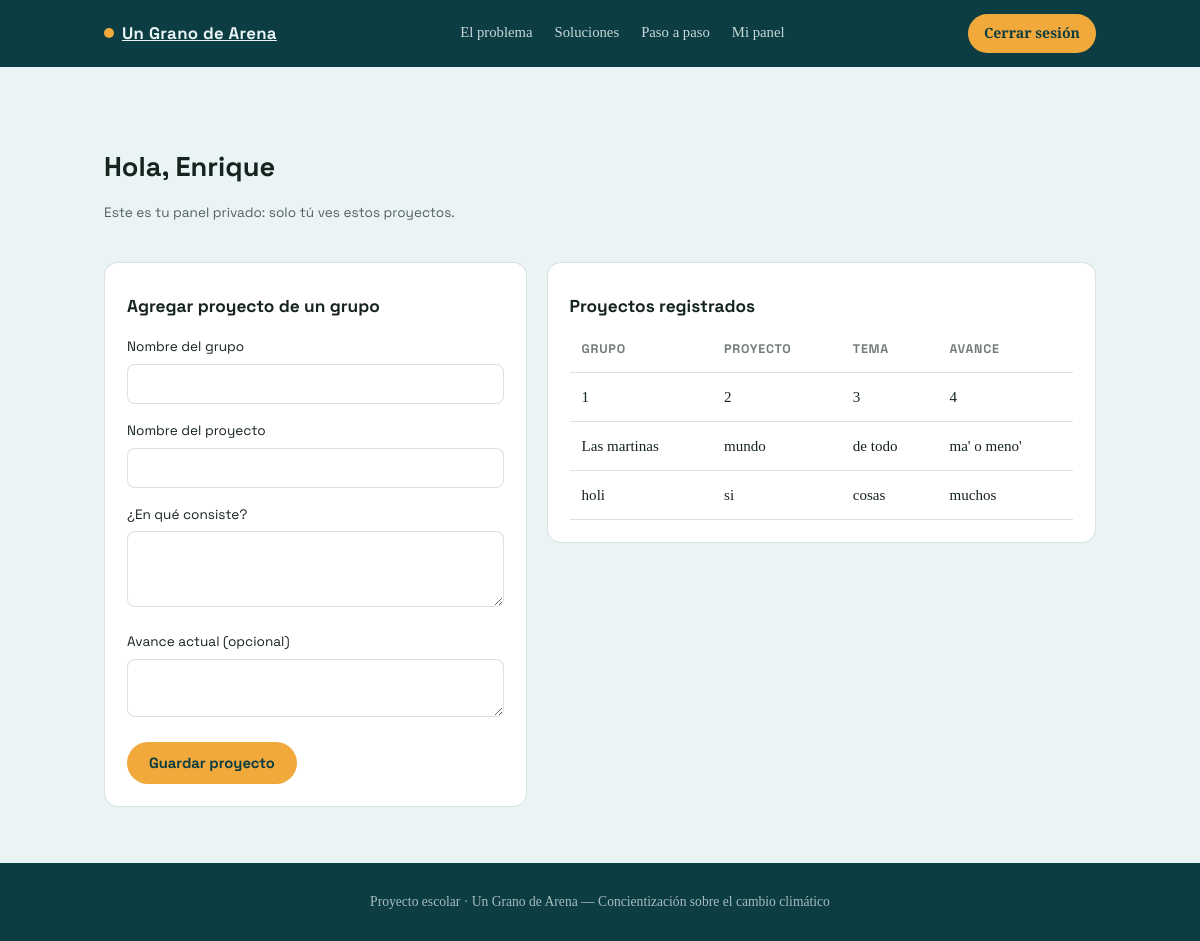
Page /panel (signed in) on the committed database.
### tables this page shows
CREATE TABLE proyectos (
            id INTEGER PRIMARY KEY AUTOINCREMENT,
            usuario_id INTEGER NOT NULL,
            grupo TEXT NOT NULL,
            titulo TEXT NOT NULL,
            tema TEXT NOT NULL,
            avance TEXT,
            FOREIGN KEY (usuario_id) REFERENCES usuarios (id)
        );

### cambio-climatico-web/main.py (the view)
@app.route("/panel")
@login_requerido
def panel():
    db = get_db()
    proyectos = db.execute(
        "SELECT * FROM proyectos WHERE usuario_id = ? ORDER BY id DESC",
        (session["usuario_id"],),
    ).fetchall()
    return render_template("panel.html", proyectos=proyectos)

### cambio-climatico-web/main.py (called while the page is built)
def get_db():
    if "db" not in g:  # "g" guarda datos solo durante la petición actual
        g.db = sqlite3.connect(DATABASE)
        g.db.row_factory = sqlite3.Row  # permite acceder a los datos como p["columna"]
    return g.db

def login_requerido(vista):
    @wraps(vista)
    def envoltura(*args, **kwargs):
        if "usuario_id" not in session:
            flash("Primero debes iniciar sesión.")
            return redirect(url_for("login"))
        return vista(*args, **kwargs)
    return envoltura

### cambio-climatico-web/templates/panel.html (shortened to what this page needs)
{% extends "base.html" %}
{% block contenido %}
<section>
  <div class="contenedor">
    <div class="panel-header">
      <div>
        <h2 class="titulo-seccion" style="margin-bottom:0;">Hola, {{ session.get('usuario_nombre') }}</h2>
        <p style="font-family: var(--sans); font-size:0.85rem; opacity:0.7;">Este es tu panel privado: solo tú ves estos proyectos.</p>
      </div>
    </div>
    <div class="rejilla" style="grid-template-columns: 1fr 1.3fr; align-items:start;">
      <div class="tarjeta">
        <h3>Agregar proyecto de un grupo</h3>
        <form class="campo-form" method="POST" action="{{ url_for('agregar_proyecto') }}">
          <label for="grupo">Nombre del grupo</label>
          <input type="text" id="grupo" name="grupo" required>
          <label for="titulo">Nombre del proyecto</label>
          <input type="text" id="titulo" name="titulo" required>
          <label for="tema">¿En qué consiste?</label>
          <textarea id="tema" name="tema" rows="3" required></textarea>
          <label for="avance">Avance actual (opcional)</label>
          <textarea id="avance" name="avance" rows="2"></textarea>
          <button type="submit" class="btn btn-primario">Guardar proyecto</button>
        </form>
      </div>
      <div class="tarjeta">
        <h3>Proyectos registrados</h3>
        {% if proyectos %}
        <table class="proyectos">
          <thead>
            <tr><th>Grupo</th><th>Proyecto</th><th>Tema</th><th>Avance</th></tr>
          </thead>
          <tbody>
            {% for p in proyectos %}
            <tr>
              <td>{{ p['grupo'] }}</td>
              <td>{{ p['titulo'] }}</td>
              <td>{{ p['tema'] }}</td>
              <td>{{ p['avance'] or '—' }}</td>
            </tr>
            {% endfor %}
          </tbody>
        </table>
        {% else %}
        <p>Todavía no has agregado ningún proyecto. Usa el formulario para registrar el primero.</p>
        {% endif %}
      </div>
    </div>
  </div>
</section>
{% endblock %}

### cambio-climatico-web/templates/base.html (shortened to what this page needs)
<!DOCTYPE html>
<html lang="es">
<head>
  <link rel="stylesheet" href="{{ url_for('static', filename='css/style.css') }}">
</head>
<body>
  <nav>
    <div class="contenedor">
      <a href="{{ url_for('inicio') }}" class="nav-brand"><span class="punto"></span> Un Grano de Arena</a>
      <ul>
        <li><a href="{{ url_for('inicio') }}#problema">El problema</a></li>
        <li><a href="{{ url_for('inicio') }}#solucion">Soluciones</a></li>
        <li><a href="{{ url_for('inicio') }}#pasos">Paso a paso</a></li>
        {% if session.get('usuario_id') %}
          <li><a href="{{ url_for('panel') }}">Mi panel</a></li>
        {% endif %}
      </ul>
      {% if session.get('usuario_id') %}
        <a href="{{ url_for('logout') }}" class="nav-cta">Cerrar sesión</a>
      {% else %}
        <a href="{{ url_for('login') }}" class="nav-cta">Ingresar</a>
      {% endif %}
    </div>
  </nav>
  <main>
    {% block contenido %}{% endblock %}
  </main>
  <footer>
    <div class="contenedor">
      Proyecto escolar · Un Grano de Arena — Concientización sobre el cambio climático
    </div>
  </footer>
</body>
</html>

### cambio-climatico-web/static/css/style.css (style rules this page uses)
:root { --bg: #EAF4F4; --bg-deep: #0B3D42; --ink: #16241F; --ice: #66C2CE; --gold: #F2A93B; --coral: #E4572E; --card: #FFFFFF; --line: rgba(11, 61, 66, 0.15); --radius: 14px; --serif: 'Source Serif 4', Georgia, serif; --sans: 'Space Grotesk', system-ui, sans-serif; }
* { box-sizing: border-box; }
body { margin: 0; background: var(--bg); color: var(--ink); font-family: var(--serif); line-height: 1.6; }
h1, h2, h3, .nav-brand, button, .btn { font-family: var(--sans); }
a { color: inherit; }
.contenedor { max-width: 1040px; margin: 0 auto; padding: 0 24px; }
nav { background: var(--bg-deep); color: #EAF4F4; position: sticky; top: 0; z-index: 20; }
nav .contenedor { display: flex; align-items: center; justify-content: space-between; padding-top: 14px; padding-bottom: 14px; }
.nav-brand { font-weight: 700; font-size: 1.05rem; letter-spacing: 0.02em; display: flex; align-items: center; gap: 8px; }
.nav-brand .punto { width: 10px; height: 10px; border-radius: 50%; background: var(--gold); display: inline-block; }
nav ul { list-style: none; display: flex; gap: 22px; margin: 0; padding: 0; font-size: 0.92rem; }
nav ul a { text-decoration: none; opacity: 0.85; transition: opacity 0.15s; }
.nav-cta { background: var(--gold); color: var(--bg-deep); padding: 8px 16px; border-radius: 999px; text-decoration: none; font-weight: 700; font-size: 0.88rem; }
.btn { display: inline-block; padding: 12px 22px; border-radius: 999px; text-decoration: none; font-weight: 700; font-size: 0.92rem; border: none; cursor: pointer; }
.btn-primario { background: var(--gold); color: var(--bg-deep); }
section { padding: 56px 0; }
.titulo-seccion { font-size: 1.7rem; margin-bottom: 8px; }
.rejilla { display: grid; grid-template-columns: repeat(auto-fit, minmax(230px, 1fr)); gap: 20px; }
.tarjeta { background: var(--card); border: 1px solid var(--line); border-radius: var(--radius); padding: 22px; }
.tarjeta h3 { margin: 8px 0 8px; font-size: 1.08rem; }
.campo-form label { display: block; font-family: var(--sans); font-size: 0.85rem; margin: 16px 0 6px; }
.campo-form input, .campo-form textarea { width: 100%; padding: 10px 12px; border-radius: 8px; border: 1px solid var(--line); font-family: var(--serif); font-size: 0.96rem; }
.campo-form button { margin-top: 18px; }
.panel-header { display: flex; justify-content: space-between; align-items: baseline; margin-bottom: 24px; }
table.proyectos { width: 100%; border-collapse: collapse; font-size: 0.94rem; }
table.proyectos th, table.proyectos td { text-align: left; padding: 12px; border-bottom: 1px solid var(--line); }
table.proyectos th { font-family: var(--sans); font-size: 0.78rem; letter-spacing: 0.06em; text-transform: uppercase; color: rgba(22,36,31,0.6); }
footer { background: var(--bg-deep); color: rgba(234,244,244,0.7); padding: 28px 0; font-size: 0.85rem; text-align: center; }

### rows in the picture
proyectos: grupo "1", titulo "2", tema "3", avance "4"
proyectos: grupo "Las martinas", titulo "mundo", tema "de todo", avance "ma' o meno'"
proyectos: grupo "holi", titulo "si", tema "cosas", avance "muchos"

### other values in the picture
{{ session.get('usuario_nombre') }} "Enrique"
